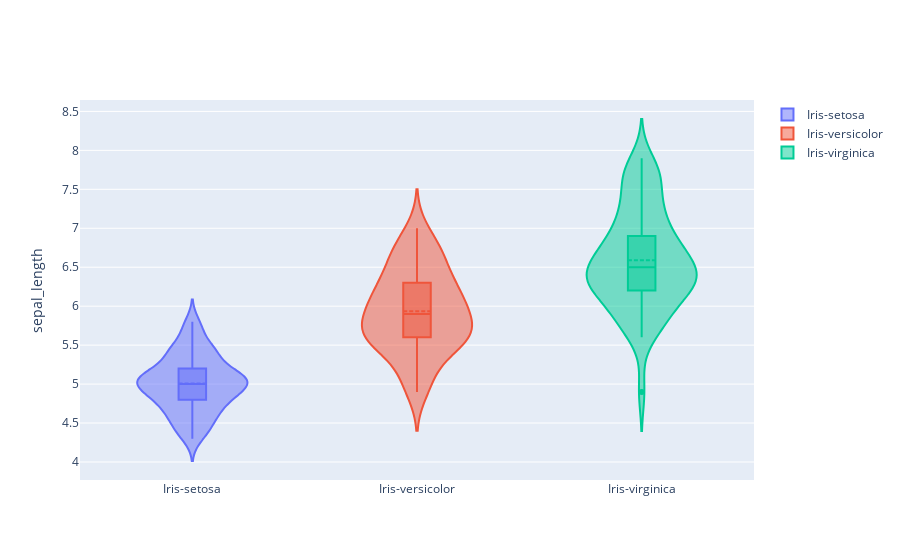

Source (notebook cell):
### Code cell
fig = go.Figure()

species = ['Iris-setosa', 'Iris-versicolor', 'Iris-virginica']
for specie in species:
    fig.add_trace(go.Violin(x=data['species'][data['species']==specie],
                                y=data['sepal_length'][data['species'] == specie],
                                name=specie,
                                box_visible=True,
                                meanline_visible=True))
fig.update_yaxes(title_text='sepal_length')
py.offline.iplot(fig)

### Figure 1 — Plotly figure (JSON) as saved in the notebook; plotly's stock layout.template omitted (floating-point values rounded to 4 significant figures)
{"data": [{"box": {"visible": true}, "meanline": {"visible": true}, "name": "Iris-setosa", "type": "violin", "x": ["Iris-setosa", "Iris-setosa", "Iris-setosa", "Iris-setosa", "Iris-setosa", "Iris-setosa", "Iris-setosa", "Iris-setosa", "Iris-setosa", "Iris-setosa", "Iris-setosa", "Iris-setosa", "Iris-setosa", "Iris-setosa", "Iris-setosa", "Iris-setosa", "Iris-setosa", "Iris-setosa", "Iris-setosa", "Iris-setosa", "Iris-setosa", "Iris-setosa", "Iris-setosa", "Iris-setosa", "Iris-setosa", "Iris-setosa", "Iris-setosa", "Iris-setosa", "Iris-setosa", "Iris-setosa", "Iris-setosa", "Iris-setosa", "Iris-setosa", "Iris-setosa", "Iris-setosa", "Iris-setosa", "Iris-setosa", "Iris-setosa", "Iris-setosa", "Iris-setosa", "Iris-setosa", "Iris-setosa", "Iris-setosa", "Iris-setosa", "Iris-setosa", "Iris-setosa", "Iris-setosa", "Iris-setosa", "Iris-setosa", "Iris-setosa"], "y": [5.1, 4.9, 4.7, 4.6, 5, 5.4, 4.6, 5, 4.4, 4.9, 5.4, 4.8, 4.8, 4.3, 5.8, 5.7, 5.4, 5.1, 5.7, 5.1, 5.4, 5.1, 4.6, 5.1, 4.8, 5, 5, 5.2, 5.2, 4.7, 4.8, 5.4, 5.2, 5.5, 4.9, 5, 5.5, 4.9, 4.4, 5.1, 5, 4.5, 4.4, 5, 5.1, 4.8, 5.1, 4.6, 5.3, 5]}, {"box": {"visible": true}, "meanline": {"visible": true}, "name": "Iris-versicolor", "type": "violin", "x": ["Iris-versicolor", "Iris-versicolor", "Iris-versicolor", "Iris-versicolor", "Iris-versicolor", "Iris-versicolor", "Iris-versicolor", "Iris-versicolor", "Iris-versicolor", "Iris-versicolor", "Iris-versicolor", "Iris-versicolor", "Iris-versicolor", "Iris-versicolor", "Iris-versicolor", "Iris-versicolor", "Iris-versicolor", "Iris-versicolor", "Iris-versicolor", "Iris-versicolor", "Iris-versicolor", "Iris-versicolor", "Iris-versicolor", "Iris-versicolor", "Iris-versicolor", "Iris-versicolor", "Iris-versicolor", "Iris-versicolor", "Iris-versicolor", "Iris-versicolor", "Iris-versicolor", "Iris-versicolor", "Iris-versicolor", "Iris-versicolor", "Iris-versicolor", "Iris-versicolor", "Iris-versicolor", "Iris-versicolor", "Iris-versicolor", "Iris-versicolor", "Iris-versicolor", "Iris-versicolor", "Iris-versicolor", "Iris-versicolor", "Iris-versicolor", "Iris-versicolor", "Iris-versicolor", "Iris-versicolor", "Iris-versicolor", "Iris-versicolor"], "y": [7, 6.4, 6.9, 5.5, 6.5, 5.7, 6.3, 4.9, 6.6, 5.2, 5, 5.9, 6, 6.1, 5.6, 6.7, 5.6, 5.8, 6.2, 5.6, 5.9, 6.1, 6.3, 6.1, 6.4, 6.6, 6.8, 6.7, 6, 5.7, 5.5, 5.5, 5.8, 6, 5.4, 6, 6.7, 6.3, 5.6, 5.5, 5.5, 6.1, 5.8, 5, 5.6, 5.7, 5.7, 6.2, 5.1, 5.7]}, {"box": {"visible": true}, "meanline": {"visible": true}, "name": "Iris-virginica", "type": "violin", "x": ["Iris-virginica", "Iris-virginica", "Iris-virginica", "Iris-virginica", "Iris-virginica", "Iris-virginica", "Iris-virginica", "Iris-virginica", "Iris-virginica", "Iris-virginica", "Iris-virginica", "Iris-virginica", "Iris-virginica", "Iris-virginica", "Iris-virginica", "Iris-virginica", "Iris-virginica", "Iris-virginica", "Iris-virginica", "Iris-virginica", "Iris-virginica", "Iris-virginica", "Iris-virginica", "Iris-virginica", "Iris-virginica", "Iris-virginica", "Iris-virginica", "Iris-virginica", "Iris-virginica", "Iris-virginica", "Iris-virginica", "Iris-virginica", "Iris-virginica", "Iris-virginica", "Iris-virginica", "Iris-virginica", "Iris-virginica", "Iris-virginica", "Iris-virginica", "Iris-virginica", "Iris-virginica", "Iris-virginica", "Iris-virginica", "Iris-virginica", "Iris-virginica", "Iris-virginica", "Iris-virginica", "Iris-virginica", "Iris-virginica", "Iris-virginica"], "y": [6.3, 5.8, 7.1, 6.3, 6.5, 7.6, 4.9, 7.3, 6.7, 7.2, 6.5, 6.4, 6.8, 5.7, 5.8, 6.4, 6.5, 7.7, 7.7, 6, 6.9, 5.6, 7.7, 6.3, 6.7, 7.2, 6.2, 6.1, 6.4, 7.2, 7.4, 7.9, 6.4, 6.3, 6.1, 7.7, 6.3, 6.4, 6, 6.9, 6.7, 6.9, 5.8, 6.8, 6.7, 6.7, 6.3, 6.5, 6.2, 5.9]}], "layout": {"yaxis": {"title": {"text": "sepal_length"}}}}
